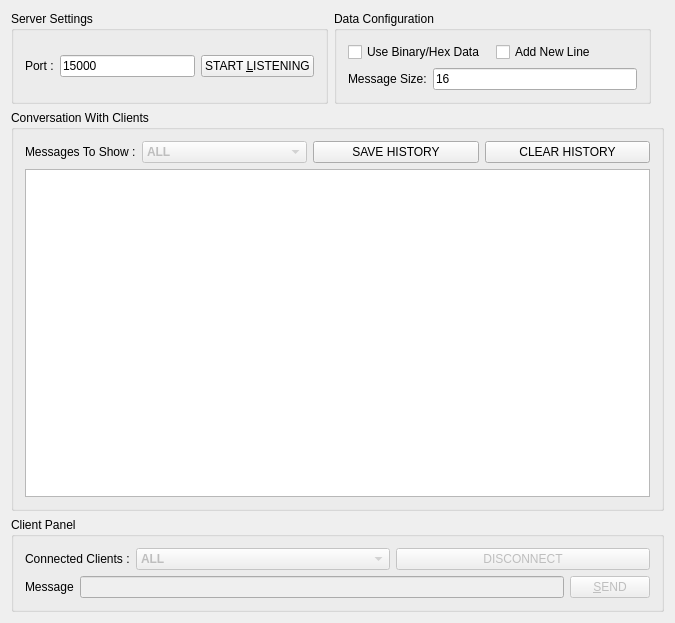
<?xml version="1.0" encoding="UTF-8"?>
<ui version="4.0">
 <class>QTServerTestAppClass</class>
 <widget class="QMainWindow" name="QTServerTestAppClass">
  <property name="geometry">
   <rect>
    <x>0</x>
    <y>0</y>
    <width>675</width>
    <height>623</height>
   </rect>
  </property>
  <property name="windowTitle">
   <string>Yazilimperver Socket TCP Server Application</string>
  </property>
  <property name="windowIcon">
   <iconset resource="QTServerTestApp.qrc">
    <normaloff>:/QTServerTestApp/data/AppIco.ico</normaloff>:/QTServerTestApp/data/AppIco.ico</iconset>
  </property>
  <widget class="QWidget" name="centralWidget">
   <layout class="QVBoxLayout" name="verticalLayout_6">
    <item>
     <layout class="QHBoxLayout" name="horizontalLayout_7">
      <item>
       <widget class="QGroupBox" name="groupBox">
        <property name="title">
         <string>Server Settings</string>
        </property>
        <layout class="QVBoxLayout" name="verticalLayout">
         <item>
          <layout class="QHBoxLayout" name="horizontalLayout">
           <item>
            <widget class="QLabel" name="label">
             <property name="text">
              <string>Port :</string>
             </property>
            </widget>
           </item>
           <item>
            <widget class="QLineEdit" name="portToListenLineEdit">
             <property name="enabled">
              <bool>true</bool>
             </property>
             <property name="text">
              <string>15000</string>
             </property>
            </widget>
           </item>
           <item>
            <widget class="QPushButton" name="listenButton">
             <property name="text">
              <string>START &amp;LISTENING</string>
             </property>
            </widget>
           </item>
          </layout>
         </item>
        </layout>
       </widget>
      </item>
      <item>
       <widget class="QGroupBox" name="groupBox_2">
        <property name="title">
         <string>Data Configuration</string>
        </property>
        <layout class="QVBoxLayout" name="verticalLayout_3">
         <item>
          <layout class="QVBoxLayout" name="verticalLayout_2">
           <item>
            <layout class="QHBoxLayout" name="horizontalLayout_3">
             <item>
              <widget class="QCheckBox" name="binaryHexCheckBox">
               <property name="text">
                <string>Use Binary/Hex Data</string>
               </property>
              </widget>
             </item>
             <item>
              <widget class="QCheckBox" name="addNewLineCheckBox">
               <property name="text">
                <string>Add New Line</string>
               </property>
              </widget>
             </item>
            </layout>
           </item>
           <item>
            <layout class="QHBoxLayout" name="horizontalLayout_2">
             <item>
              <widget class="QLabel" name="label_2">
               <property name="text">
                <string>Message Size:</string>
               </property>
              </widget>
             </item>
             <item>
              <widget class="QLineEdit" name="msgSizeLineEdit">
               <property name="inputMethodHints">
                <set>Qt::ImhDigitsOnly</set>
               </property>
               <property name="text">
                <string>16</string>
               </property>
              </widget>
             </item>
            </layout>
           </item>
          </layout>
         </item>
        </layout>
       </widget>
      </item>
      <item>
       <widget class="QLabel" name="logoLabel">
        <property name="text">
         <string/>
        </property>
        <property name="pixmap">
         <pixmap resource="QTServerTestApp.qrc">:/QTServerTestApp/data/AppLogo.png</pixmap>
        </property>
        <property name="scaledContents">
         <bool>true</bool>
        </property>
       </widget>
      </item>
     </layout>
    </item>
    <item>
     <widget class="QGroupBox" name="groupBox_4">
      <property name="title">
       <string>Conversation With Clients</string>
      </property>
      <layout class="QVBoxLayout" name="verticalLayout_5">
       <item>
        <layout class="QHBoxLayout" name="horizontalLayout_5">
         <item>
          <widget class="QLabel" name="label_5">
           <property name="sizePolicy">
            <sizepolicy hsizetype="Fixed" vsizetype="Preferred">
             <horstretch>0</horstretch>
             <verstretch>0</verstretch>
            </sizepolicy>
           </property>
           <property name="text">
            <string>Messages To Show :</string>
           </property>
          </widget>
         </item>
         <item>
          <widget class="QComboBox" name="messageFilterComboBox">
           <property name="enabled">
            <bool>false</bool>
           </property>
           <property name="font">
            <font>
             <weight>75</weight>
             <bold>true</bold>
            </font>
           </property>
           <item>
            <property name="text">
             <string>ALL</string>
            </property>
           </item>
          </widget>
         </item>
         <item>
          <widget class="QPushButton" name="saveHistoryButton">
           <property name="text">
            <string>SAVE HISTORY</string>
           </property>
          </widget>
         </item>
         <item>
          <widget class="QPushButton" name="clearHistoryButton">
           <property name="text">
            <string>CLEAR HISTORY</string>
           </property>
          </widget>
         </item>
        </layout>
       </item>
       <item>
        <widget class="QListView" name="conversationList"/>
       </item>
      </layout>
     </widget>
    </item>
    <item>
     <widget class="QGroupBox" name="groupBox_3">
      <property name="title">
       <string>Client Panel</string>
      </property>
      <layout class="QVBoxLayout" name="verticalLayout_4">
       <item>
        <layout class="QHBoxLayout" name="horizontalLayout_6">
         <item>
          <widget class="QLabel" name="label_6">
           <property name="sizePolicy">
            <sizepolicy hsizetype="Fixed" vsizetype="Preferred">
             <horstretch>0</horstretch>
             <verstretch>0</verstretch>
            </sizepolicy>
           </property>
           <property name="text">
            <string>Connected Clients :</string>
           </property>
          </widget>
         </item>
         <item>
          <widget class="QComboBox" name="connectedClientsComboBox">
           <property name="enabled">
            <bool>false</bool>
           </property>
           <property name="font">
            <font>
             <weight>75</weight>
             <bold>true</bold>
            </font>
           </property>
           <item>
            <property name="text">
             <string>ALL</string>
            </property>
           </item>
          </widget>
         </item>
         <item>
          <widget class="QPushButton" name="disconnectButton">
           <property name="enabled">
            <bool>false</bool>
           </property>
           <property name="text">
            <string>DISCONNECT</string>
           </property>
          </widget>
         </item>
        </layout>
       </item>
       <item>
        <layout class="QHBoxLayout" name="horizontalLayout_4">
         <item>
          <widget class="QLabel" name="label_3">
           <property name="text">
            <string>Message</string>
           </property>
          </widget>
         </item>
         <item>
          <widget class="MultiPurposeInputField" name="msgToSendLineEdit">
           <property name="enabled">
            <bool>false</bool>
           </property>
          </widget>
         </item>
         <item>
          <widget class="QPushButton" name="sendButton">
           <property name="enabled">
            <bool>false</bool>
           </property>
           <property name="text">
            <string>&amp;SEND</string>
           </property>
          </widget>
         </item>
        </layout>
       </item>
      </layout>
     </widget>
    </item>
   </layout>
  </widget>
 </widget>
 <layoutdefault spacing="6" margin="11"/>
 <customwidgets>
  <customwidget>
   <class>MultiPurposeInputField</class>
   <extends>QLineEdit</extends>
   <header>CommonUILibrary/MultiPurposeInputField/MultiPurposeInputField.h</header>
  </customwidget>
 </customwidgets>
 <resources>
  <include location="QTServerTestApp.qrc"/>
 </resources>
 <connections/>
</ui>
